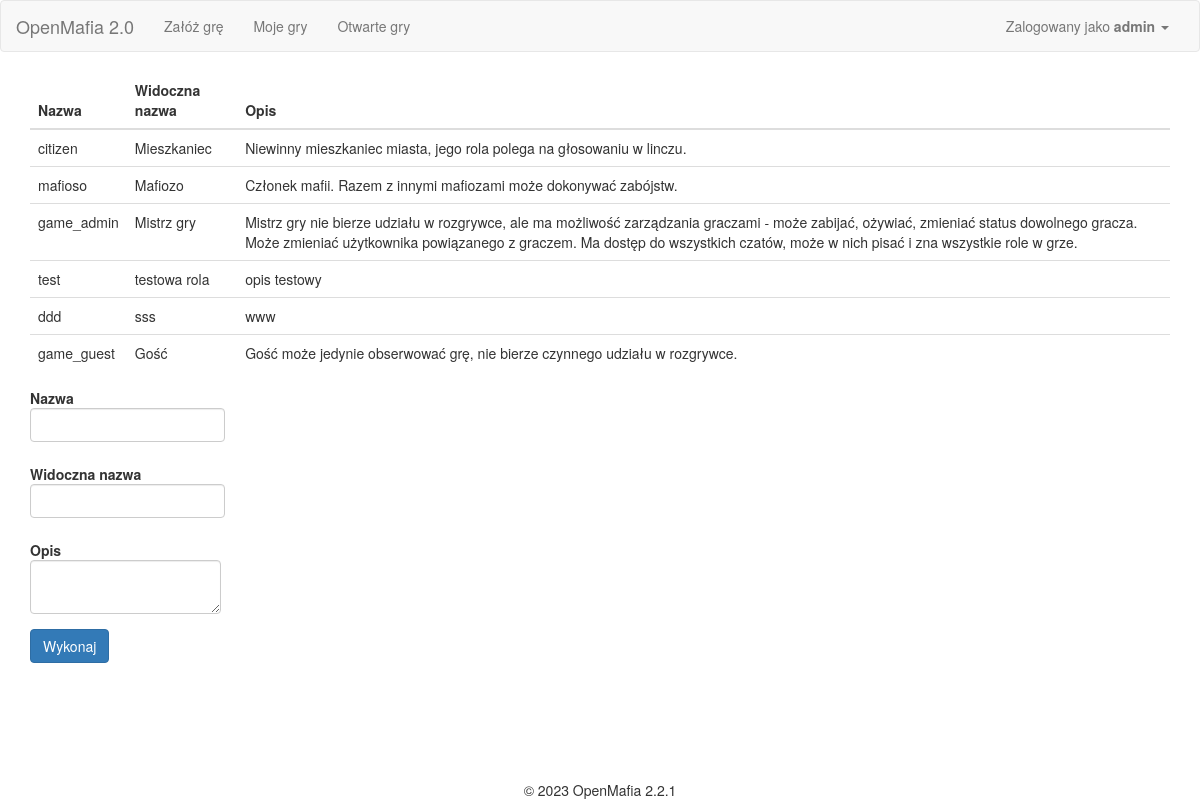
The page /admin/add_role (signed in) on the database as committed earlier.
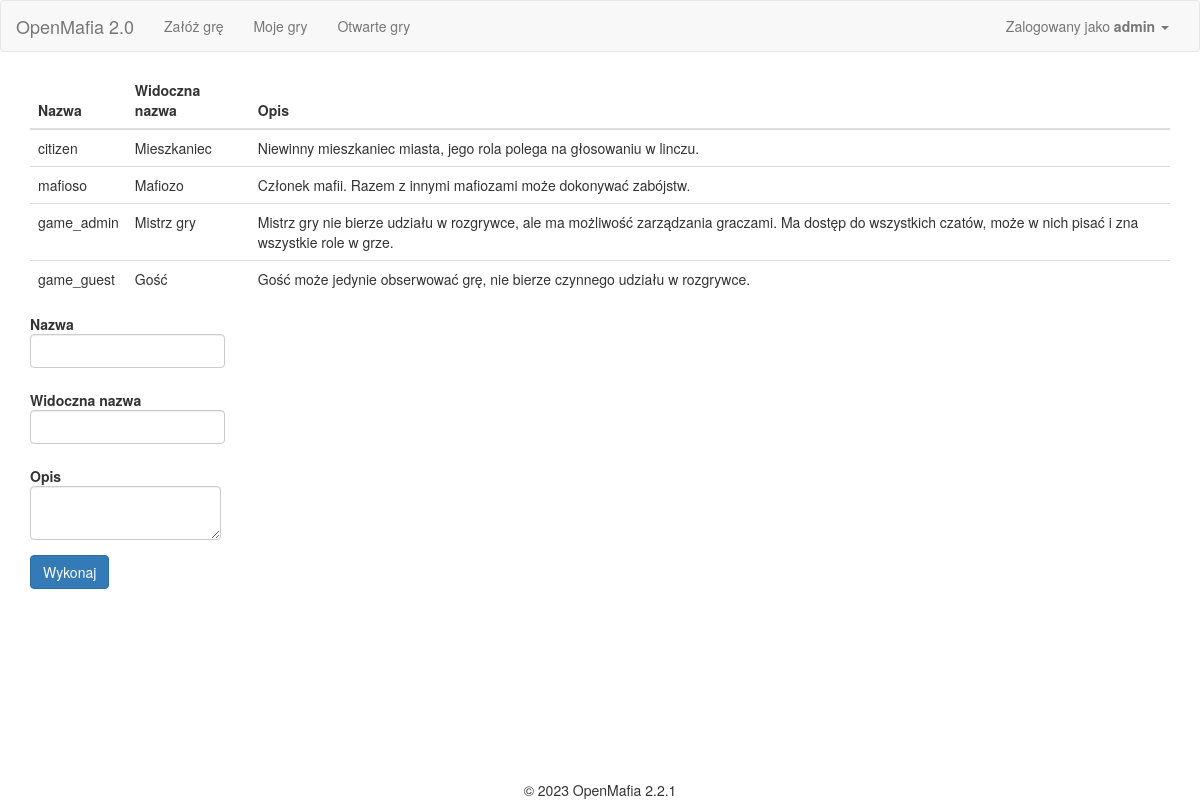
The same page on the database as committed later.
### app/Engine/DB/models.py (models this page shows, shortened)
class User(db.Model):
    __tablename__ = 'User'
    id = db.Column(db.Integer, primary_key=True)
    user = db.Column(db.String(64), unique=True)
    password = db.Column(db.String(500))
    name = db.Column(db.String(500))
    email = db.Column(db.String(120), unique=True)
    is_active = db.Column(db.Boolean)
    def is_active(self):
        return True

class Role(db.Model):
    __tablename__ = 'Role'
    id = db.Column(db.Integer, primary_key=True)
    name = db.Column(db.String(100))
    visible_name = db.Column(db.String(500))
    description = db.Column(db.String(500))

### app/AdminPanel/views.py (the view)
@AdminModule.route('add_role', methods=['GET', 'POST'])
@login_required
@administrator_privileges_required
def add_role():
    role_form = RoleForm()
    roles_api = RolesApi()
    if role_form.validate_on_submit():
        role_name = role_form.name.data
        visible_name = role_form.visible_name.data
        description = role_form.description.data
        roles_api.add_role(role_name, visible_name, description)
        flash('Dodano rolę '+role_name, 'alert-success')
    roles = roles_api.list_roles()
    return render_template('AdminModule_addrole.html', role_form=role_form, roles=roles)

### app/AdminPanel/forms.py
class RoleForm(FlaskForm):
    name = StringField(u'Nazwa', validators=[DataRequired()])
    visible_name = StringField(u'Widoczna nazwa', validators=[DataRequired()])
    description = StringField(u'Opis', validators=[DataRequired()], widget=TextArea())

### app/Engine/DB/db_api.py (called while the page is built)
    def list_roles(self):
        return Role.query.all()

### app/views.py (called while the page is built)
@app.before_request
def before_request():
    g.user = current_user

@lm.user_loader
def load_user(id):
    return User.query.get(int(id))

### app/AdminPanel/templates/AdminModule_addrole.html (shortened to what this page needs)
{% extends "base.html" %}
{% import "bootstrap/wtf.html" as wtf %}
{% block styles %}
{{ super() }}
<link rel="stylesheet" type="text/css" href="{{ url_for('SetupGameModule.static', filename='css/datatables.css') }}">
<link rel="stylesheet" type="text/css" href="{{ url_for('SetupGameModule.static', filename='css/styles.css') }}">
{% endblock %}
{%block main_content%}
<table class="table">
  <thead>
    <tr>
      <th scope="col">Nazwa</th>
      <th scope="col">Widoczna nazwa</th>
      <th scope="col">Opis</th>
    </tr>
  </thead>
  <tbody>
  {% for role in roles %}
  <tr>
    <td>{{ role.name }}</td>
    <td>{{ role.visible_name }}</td>
    <td>{{ role.description }}</td>
  </tr>
  {% endfor %}
  </tbody>
</table>
<form method="post" class="form form-horizontal" name="addrole">
                {{ wtf.form_field(role_form.name) }}
                {{ wtf.form_field(role_form.visible_name) }}
                {{ wtf.form_field(role_form.description) }}
                <div class="form-actions">
                    <button name="action" type="submit" class="btn btn-primary">Wykonaj</button>
                </div>
            </form>
{%endblock%}

### app/templates/base.html (shortened to what this page needs)
{% extends "bootstrap/base.html" %}
{% block styles %}
{{ super() }}
<link rel="stylesheet" type="text/css" href="{{ url_for('static', filename='css/base_styles.css') }}">
<link rel="stylesheet" type="text/css" href="{{ url_for('static', filename='css/bootstrap_table.css') }}">
{% endblock %}
{% block navbar %}
<nav class="navbar navbar-default" id="nav">
	<div class="container-fluid">
	  <div class="navbar-header">
		<a class="navbar-brand" href="/">OpenMafia 2.0</a>
	  </div>
	  <div class="collapse navbar-collapse" id="bs-example-navbar-collapse-1">
		<ul class="nav navbar-nav">
			<li {{ 'class=active' if request.endpoint == 'SetupGameModule.setup_game' }} ><a href="{{ url_for('SetupGameModule.setup_game')}}">Załóż grę</a></li>
			<li><a href="{{ url_for('SetupGameModule.game_list')}}/my_games">Moje gry</a></li>
			<li><a href="{{ url_for('SetupGameModule.game_list')}}/open_games">Otwarte gry</a></li>
		</ul>
		<ul class="nav navbar-nav navbar-right">
		  <li><a href="#"></a></li>
		  <li class="dropdown">
			<a href="#" class="dropdown-toggle" data-toggle="dropdown" role="button" aria-haspopup="true" aria-expanded="false">
				{% if current_user.is_authenticated %}
				Zalogowany jako <b>{{ current_user.user }}</b>
				{% else %}
					Gość
				{% endif %}
				<span class="caret"></span>
			</a>
		  </li>
		</ul>
	  </div>
	</div>
  </nav>
{% endblock %}
{%block content %}
<div class="container">
	{%block main_content%}{%endblock%}
</div>
{% block footer %}
<div class="footer">&copy; 2023 OpenMafia 2.2.1</div>
{%- endblock footer %}
{%endblock%}

### app/static/css/base_styles.css (style rules this page uses)
.footer { position: fixed; left: 0; bottom: 0; width: 100%; text-align: center; text-size: small; }

### app/SetupGameModule/static/css/styles.css (style rules this page uses)
.form-control { width: auto; }
.form-horizontal .form-group { margin-right: 0px; margin-left: 0px; }

Rows that differ between the two databases and show on the page:
removed Role: name "test", visible_name "testowa rola", description "opis testowy"
removed Role: name "ddd", visible_name "sss", description "www"
changed Role "game_admin": description "…ale ma możliwość zarządzania graczami - może zabijać, ożywiać, zmieniać status dowolnego gracza. Może zmieniać użytkownika powiązanego z graczem. Ma dostęp do wszystkich…" → "Mistrz gry nie bierze udziału w rozgrywce, ale ma możliwość zarządzania graczami. Ma dostęp do wszystkich czatów, może w nich pisać i zna wszystkie role w grze."
